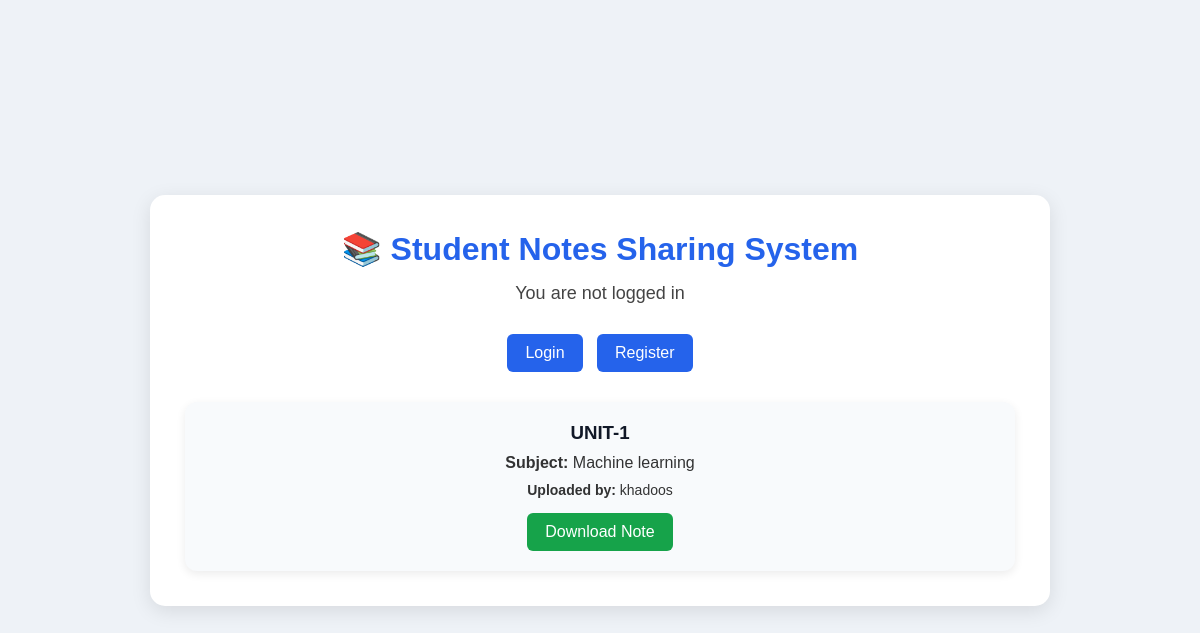
Before: / with the older database file.
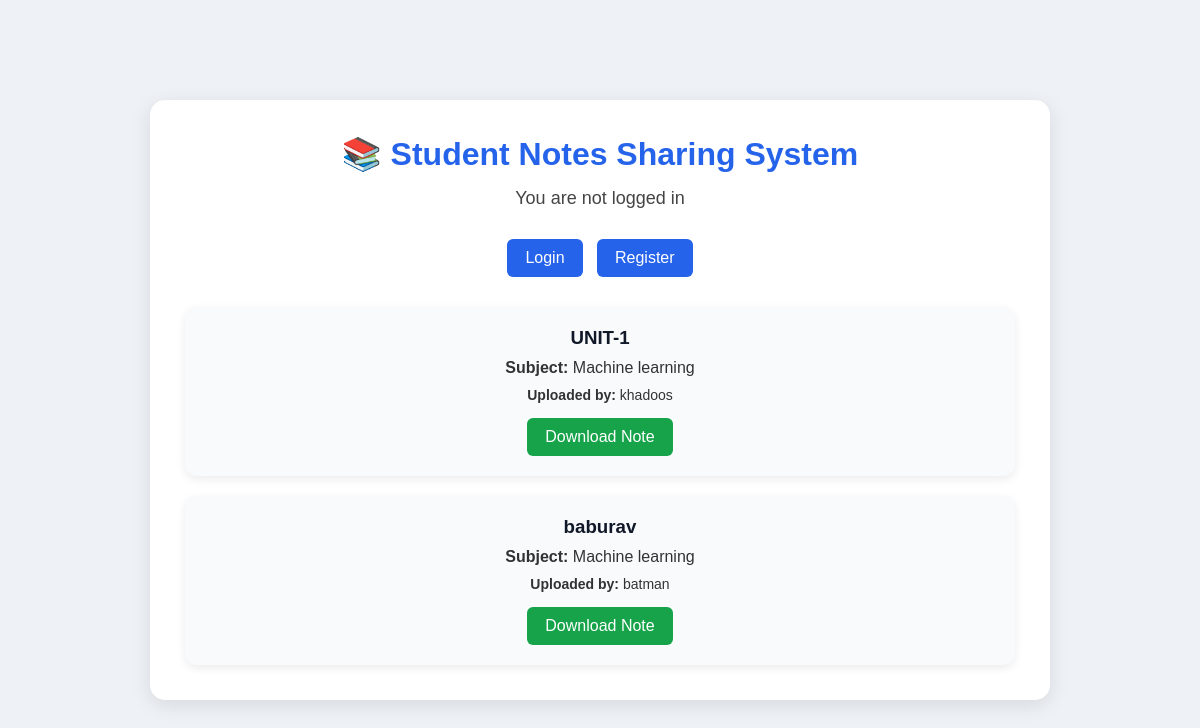
After: the same page with the newer database file.
### notes/models.py (models this page shows, shortened)
class Note(models.Model):
    subject = models.CharField(max_length=100)
    title = models.CharField(max_length=200)
    file = models.FileField(
        upload_to='notes/'
    )
    uploaded_by = models.ForeignKey(
        User,
        on_delete=models.CASCADE
    )
    uploaded_at = models.DateTimeField(
        auto_now_add=True
    )

### notes/views.py (the view)
def home(request):
    notes = Note.objects.all()
    return render(
        request,
        'notes/home.html',
        {'notes': notes}
    )

### templates/notes/home.html (shortened to what this page needs)
<!DOCTYPE html>
<html>
<head>
</head>
<body>
<div class="container">
    <h1>📚 Student Notes Sharing System</h1>
    {% if user.is_authenticated %}
<p class="welcome">
    Welcome, <b>{{ user.username }}</b>
</p>
<div class="button-group">
    <a class="btn" href="/upload/">
        Upload Notes
    </a>
    <form action="/logout/" method="post" style="display:inline;">
        {% csrf_token %}
        <button type="submit" class="btn logout-btn">
            Logout
        </button>
    </form>
</div>
{% else %}
<p class="welcome">
    You are not logged in
</p>
<div class="button-group">
    <a class="btn" href="/login/">
        Login
    </a>
    <a class="btn" href="/register/">
        Register
    </a>
</div>
{% endif %}
    {% for note in notes %}
    <div class="card">
        <h3>{{ note.title }}</h3>
        <p class="subject">
            <b>Subject:</b> {{ note.subject }}
        </p>
        <p class="uploader">
            <b>Uploaded by:</b> {{ note.uploaded_by }}
        </p>
        <a class="download-btn"
           href="{{ note.file.url }}">
            Download Note
        </a>
    </div>
    {% empty %}
    <div class="card">
        <h3>No Notes Available</h3>
        <p>Upload the first note.</p>
    </div>
    {% endfor %}
</div>
</body>
</html>

### templates/notes/home.html (style rules this page uses)
* { margin:0; padding:0; box-sizing:border-box; }
body { font-family: Arial, sans-serif; background:#eef2f7; min-height:100vh; display:flex; justify-content:center; align-items:center; }
.container { width:90%; max-width:900px; background:white; padding:35px; border-radius:15px; box-shadow:0 5px 20px rgba(0,0,0,0.1); text-align:center; }
h1 { color:#2563eb; margin-bottom:15px; }
.welcome { font-size:18px; margin-bottom:25px; color:#444; }
.button-group { margin-bottom:25px; }
.btn { display:inline-block; background:#2563eb; color:white; padding:10px 18px; border:none; border-radius:6px; text-decoration:none; cursor:pointer; margin:5px; transition:0.3s; }
.card { background:#f8fafc; padding:20px; margin-top:20px; border-radius:12px; box-shadow:0 3px 10px rgba(0,0,0,0.08); transition:0.3s; }
.card h3 { margin-bottom:10px; color:#111827; }
.subject { color: rgb(0 0 0 / 0.80); margin-bottom:10px; }
.uploader { color: rgb(0 0 0 / 0.80); margin-bottom:15px; font-size:14px; }
.download-btn { display:inline-block; background:#16a34a; color:white; text-decoration:none; padding:10px 18px; border-radius:6px; }

Changed rows visible on the page:
added Note: title "baburav", subject "Machine learning", uploaded_by "batman"
